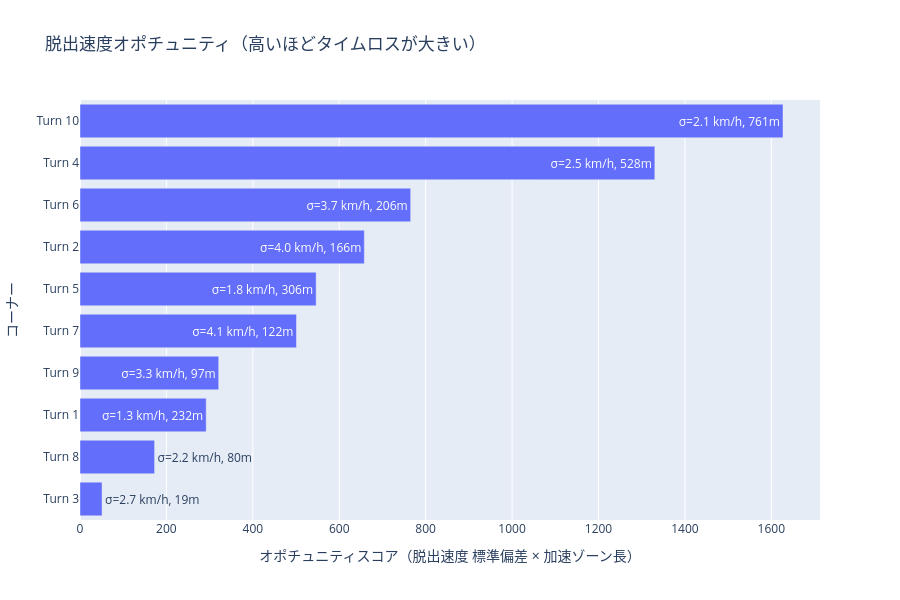

Source (notebook cell):
### Code cell
# 脱出速度オポチュニティ棒グラフ
if len(exit_speed_stats) > 0 and len(exit_grouped) > 0:
    plot_data = exit_grouped.sort_values("opportunity_score", ascending=True)

    fig = go.Figure()
    fig.add_trace(
        go.Bar(
            y=plot_data["segment_name"],
            x=plot_data["opportunity_score"],
            orientation="h",
            text=[
                f"\u03c3={std:.1f} km/h, {length:.0f}m"
                for std, length in zip(
                    plot_data["exit_speed_std"], plot_data["accel_zone_length_m"]
                )
            ],
            textposition="auto",
            hovertext=[
                f"{name}<br>脱出速度 標準偏差: {std:.2f} km/h<br>"
                f"加速ゾーン: {length:.0f}m<br>スコア: {score:.1f}"
                for name, std, length, score in zip(
                    plot_data["segment_name"],
                    plot_data["exit_speed_std"],
                    plot_data["accel_zone_length_m"],
                    plot_data["opportunity_score"],
                )
            ],
            hoverinfo="text",
        )
    )
    fig.update_layout(
        title="脱出速度オポチュニティ（高いほどタイムロスが大きい）",
        xaxis_title="オポチュニティスコア（脱出速度 標準偏差 × 加速ゾーン長）",
        yaxis_title="コーナー",
        width=900,
        height=max(400, len(plot_data) * 50 + 100),
    )
    show_fig(fig)

### Figure 1 — Plotly figure (JSON) as saved in the notebook; plotly's stock layout.template omitted (floating-point values rounded to 4 significant figures)
{"data": [{"hoverinfo": "text", "hovertext": ["Turn 3<br>脱出速度 標準偏差: 2.70 km/h<br>加速ゾーン: 19m<br>スコア: 51.0", "Turn 8<br>脱出速度 標準偏差: 2.16 km/h<br>加速ゾーン: 80m<br>スコア: 172.6", "Turn 1<br>脱出速度 標準偏差: 1.26 km/h<br>加速ゾーン: 232m<br>スコア: 292.1", "Turn 9<br>脱出速度 標準偏差: 3.32 km/h<br>加速ゾーン: 97m<br>スコア: 321.1", "Turn 7<br>脱出速度 標準偏差: 4.12 km/h<br>加速ゾーン: 122m<br>スコア: 501.0", "Turn 5<br>脱出速度 標準偏差: 1.79 km/h<br>加速ゾーン: 306m<br>スコア: 546.5", "Turn 2<br>脱出速度 標準偏差: 3.95 km/h<br>加速ゾーン: 166m<br>スコア: 658.0", "Turn 6<br>脱出速度 標準偏差: 3.72 km/h<br>加速ゾーン: 206m<br>スコア: 765.3", "Turn 4<br>脱出速度 標準偏差: 2.52 km/h<br>加速ゾーン: 528m<br>スコア: 1330.4", "Turn 10<br>脱出速度 標準偏差: 2.14 km/h<br>加速ゾーン: 761m<br>スコア: 1627.0"], "orientation": "h", "text": ["σ=2.7 km/h, 19m", "σ=2.2 km/h, 80m", "σ=1.3 km/h, 232m", "σ=3.3 km/h, 97m", "σ=4.1 km/h, 122m", "σ=1.8 km/h, 306m", "σ=4.0 km/h, 166m", "σ=3.7 km/h, 206m", "σ=2.5 km/h, 528m", "σ=2.1 km/h, 761m"], "textposition": "auto", "type": "bar", "x": [51.02, 172.6, 292.1, 321.1, 501.0, 546.5, 658.0, 765.3, 1330.0, 1627.0], "y": ["Turn 3", "Turn 8", "Turn 1", "Turn 9", "Turn 7", "Turn 5", "Turn 2", "Turn 6", "Turn 4", "Turn 10"]}], "layout": {"height": 600, "title": {"text": "脱出速度オポチュニティ（高いほどタイムロスが大きい）"}, "width": 900, "xaxis": {"title": {"text": "オポチュニティスコア（脱出速度 標準偏差 × 加速ゾーン長）"}}, "yaxis": {"title": {"text": "コーナー"}}}}
